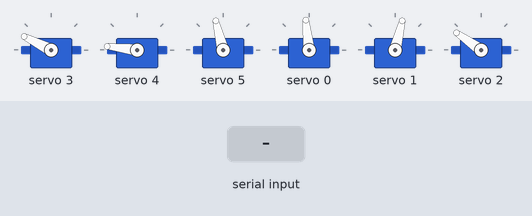
This sketch was run on a simulated ESP32. Shown: 6 × servo. The test bench sets the inputs (shaded band). What the sketch prints to the serial monitor is not drawn.

Above: at 4.5 s.
4.6 s: "90,45\n" received over Serial
At 6.44 s:
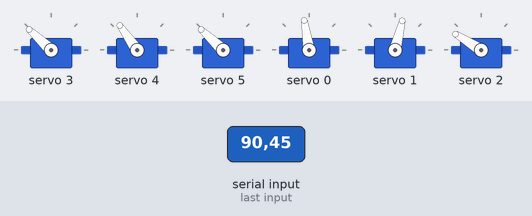
7.6 s: "1,90\n" received over Serial
At 7.89 s:
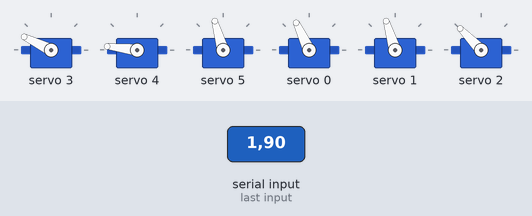
10.6 s: "30,150\n" received over Serial
At 11.23 s:
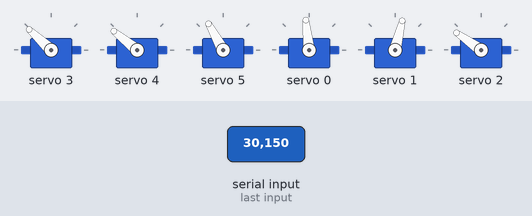
13.6 s: "1,90,45\n" received over Serial
At 14.45 s:
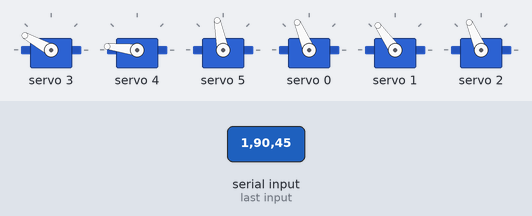
Timing chart, 0 to 16.8 s (numbered marks = the images above; inputs shaded):
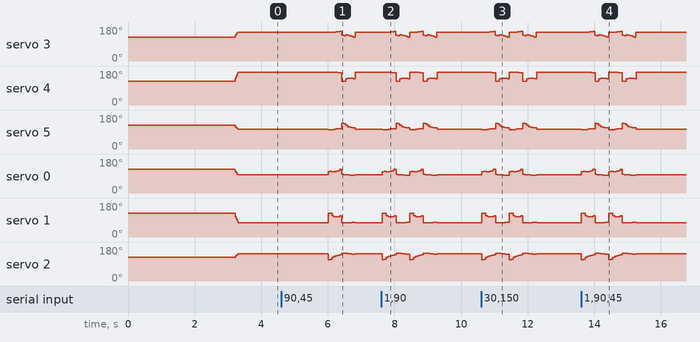

Measured:
- after the input at 4.6 s, servo 4: 173° → 172° after 1.7 s, → 125° 0.12 s later, → 173° 0.12 s later

The sketch:

humanoid-robot-kinematics.ino
```cpp
#include <Wire.h>
#include <math.h>
#include <Adafruit_PWMServoDriver.h>

#define I2C_SDA 32
#define I2C_SCL 33

Adafruit_PWMServoDriver pwm = Adafruit_PWMServoDriver();

#define SERVOMIN 150
#define SERVOMAX 600
#define SERVO_FREQ 50

// ═════════════════════════════════════════════════════════════════════
// SERVO CHANNEL MAPPING
// Defines the PCA9685 output channels connected to each servo
// ═════════════════════════════════════════════════════════════════════
const int R_HIP = 0;
const int R_KNEE = 1;
const int R_FOOT = 2;

const int L_HIP = 3;
const int L_KNEE = 4;
const int L_FOOT = 5;

// ═════════════════════════════════════════════════════════════════════
// SERVO CALIBRATION OFFSETS
// Used to align each servo to its mechanical center position
// ═════════════════════════════════════════════════════════════════════
#define HIP_L_OFFSET 90
#define KNEE_L_OFFSET 90
#define ANKLE_L_OFFSET 90

#define HIP_R_OFFSET 90
#define KNEE_R_OFFSET 90
#define ANKLE_R_OFFSET 90

// ═════════════════════════════════════════════════════════════════════
// ROBOT LEG DIMENSIONS (CENTIMETERS)
// L1 = upper leg length
// L2 = lower leg length
// ═════════════════════════════════════════════════════════════════════
#define L1 5.0f
#define L2 5.7f

// ═════════════════════════════════════════════════════════════════════
// WALKING AND BALANCE PARAMETERS
// ═════════════════════════════════════════════════════════════════════
#define STEP_HEIGHT 10.0f
#define STEP_CLEARANCE 0.6f
#define X_BALANCE_OFFSET 0.5f

// ═════════════════════════════════════════════════════════════════════
// BALL TRACKING STATE VARIABLES
// These values are updated from the Python vision system
// ═════════════════════════════════════════════════════════════════════
float targetX = 0.0;
float targetY = 0.0;

unsigned long lastSeenTime = 0;
unsigned long lastKickTime = 0;

// Blind charge state tracking
bool inBlindCharge = false;
unsigned long blindChargeStartTime = 0;
int blindChargeSteps = 0;

// ═════════════════════════════════════════════════════════════════════
// MAIN CONTROL PARAMETERS
// ═════════════════════════════════════════════════════════════════════

// Maximum time allowed without seeing the ball
const unsigned long TIMEOUT_MS = 1500;

// Delay after kicking before tracking resumes
const unsigned long COOLDOWN_MS = 6000;

// Distance threshold where the ball disappears beneath the camera view
const float BLIND_SPOT_THRESHOLD = 9.5;

// Maximum horizontal offset still considered centered
const float X_ALIGNMENT_TOLERANCE = 10.0;

// Number of walking steps performed during blind charge
const int BLIND_CHARGE_STEPS = 2;

// ═════════════════════════════════════════════════════════════════════
// SERVO CONTROL FUNCTIONS
// ═════════════════════════════════════════════════════════════════════

void writeServo(int channel, int angle) {

  // Limit servo angle to valid range
  angle = constrain(angle, 0, 180);

  // Convert angle to PCA9685 PWM pulse range
  pwm.setPWM(
    channel,
    0,
    map(angle, 0, 180, SERVOMIN, SERVOMAX));
}

void updateServoPos(int hipDeg, int kneeDeg, int ankleDeg, char leg) {

  // Left leg servo mapping
  if (leg == 'l') {

    writeServo(L_HIP, HIP_L_OFFSET + hipDeg);
    writeServo(L_KNEE, KNEE_L_OFFSET + kneeDeg);
    writeServo(L_FOOT, ankleDeg);

  }
  // Right leg servo mapping
  else {

    writeServo(R_HIP, HIP_R_OFFSET - hipDeg);
    writeServo(R_KNEE, KNEE_R_OFFSET - kneeDeg);
    writeServo(R_FOOT, 2 * ANKLE_R_OFFSET - ankleDeg);
  }
}

// ═════════════════════════════════════════════════════════════════════
// INVERSE KINEMATICS
// Converts target foot position into servo joint angles
// ═════════════════════════════════════════════════════════════════════

void pos(float x, float z, char leg) {

  float hipRad2 = atan(x / z);
  float z2 = z / cos(hipRad2);

  float hipRad1 = acos(
    constrain(
      (sq(L1) + sq(z2) - sq(L2)) / (2.0f * L1 * z2),
      -1.0f,
      1.0f));

  float kneeRad = PI - acos(constrain((sq(L1) + sq(L2) - sq(z2)) / (2.0f * L1 * L2), -1.0f, 1.0f));

  float ankleRad =
    PI / 2.0f + hipRad2 - acos(constrain((sq(L2) + sq(z2) - sq(L1)) / (2.0f * L2 * z2), -1.0f, 1.0f));

  int hipDeg = (int)((hipRad1 + hipRad2) * (180.0f / PI));
  int kneeDeg = (int)(kneeRad * (180.0f / PI));
  int ankleDeg = (int)(ankleRad * (180.0f / PI));

  updateServoPos(hipDeg, kneeDeg, ankleDeg, leg);
}

// ═════════════════════════════════════════════════════════════════════
// WALKING GAIT
// Generates alternating left/right walking motion
// ═════════════════════════════════════════════════════════════════════

void takeStep(float stepLength, int stepVelocity) {

  // Right leg swing phase
  for (float i = stepLength; i >= -stepLength; i -= 0.5f) {

    pos(
      i + X_BALANCE_OFFSET,
      STEP_HEIGHT + STEP_CLEARANCE,
      'r');

    pos(
      (-i * 0.3f) + X_BALANCE_OFFSET,
      STEP_HEIGHT,
      'l');

    delay(stepVelocity);
  }

  // Left leg swing phase
  for (float i = stepLength; i >= -stepLength; i -= 0.5f) {

    pos(
      i + X_BALANCE_OFFSET,
      STEP_HEIGHT + STEP_CLEARANCE,
      'l');

    pos(
      (-i * 0.3f) + X_BALANCE_OFFSET,
      STEP_HEIGHT,
      'r');

    delay(stepVelocity);
  }
}

// ═════════════════════════════════════════════════════════════════════
// STARTUP POSITIONING
// Smoothly lowers the robot into walking stance
// ═════════════════════════════════════════════════════════════════════

void initialize() {

  for (float i = 10.7f; i >= STEP_HEIGHT; i -= 0.1f) {

    pos(X_BALANCE_OFFSET, i, 'l');
    pos(X_BALANCE_OFFSET, i, 'r');

    delay(10);
  }
}

// ═════════════════════════════════════════════════════════════════════
// BALL KICKING SEQUENCE
// Multi-phase kicking animation for stable striking
// ═════════════════════════════════════════════════════════════════════

void shootBall() {

  Serial.println("KICK SEQUENCE INITIATED");

  // Phase 1: Stabilize robot before kick
  Serial.println("Planting feet");

  pos(X_BALANCE_OFFSET, STEP_HEIGHT, 'l');
  pos(X_BALANCE_OFFSET, STEP_HEIGHT, 'r');

  delay(400);

  // Phase 2: Pull kicking leg backward
  Serial.println("Winding up");

  pos(1.5, STEP_HEIGHT, 'l');
  pos(-4.0, STEP_HEIGHT, 'r');

  delay(350);

  // Phase 3: Execute kick motion
  Serial.println("STRIKE");

  pos(-2.5, STEP_HEIGHT, 'l');
  pos(4.5, 9.5f, 'r');

  delay(300);

  // Phase 4: Continue forward momentum
  Serial.println("Follow through");

  pos(-1.5, STEP_HEIGHT, 'l');
  pos(3.0, 10.0f, 'r');

  delay(250);

  // Phase 5: Return to neutral standing position
  Serial.println("Recovering to stance");

  pos(X_BALANCE_OFFSET, STEP_HEIGHT, 'l');
  pos(X_BALANCE_OFFSET, STEP_HEIGHT, 'r');

  delay(800);

  Serial.println("KICK COMPLETE");
}

// ═════════════════════════════════════════════════════════════════════
// SYSTEM INITIALIZATION
// ═════════════════════════════════════════════════════════════════════

void setup() {

  Serial.begin(115200);

  // Initialize I2C communication
  Wire.begin(I2C_SDA, I2C_SCL);

  // Initialize PCA9685 servo controller
  pwm.begin();

  pwm.setOscillatorFrequency(27000000);
  pwm.setPWMFreq(SERVO_FREQ);

  delay(200);

  // Move all servos to neutral calibration positions
  writeServo(L_HIP, HIP_L_OFFSET);
  writeServo(L_KNEE, KNEE_L_OFFSET);
  writeServo(L_FOOT, ANKLE_L_OFFSET);

  writeServo(R_HIP, HIP_R_OFFSET);
  writeServo(R_KNEE, KNEE_R_OFFSET);
  writeServo(R_FOOT, ANKLE_R_OFFSET);

  delay(3000);

  // Move robot into initial standing stance
  initialize();

  Serial.println("━━━━━━━━━━━━━━━━━━━━━━━━━━━━━━━━━━");
  Serial.println("SOCCER ROBOT READY");
  Serial.println("━━━━━━━━━━━━━━━━━━━━━━━━━━━━━━━━━━");
  Serial.println();
}

// ═════════════════════════════════════════════════════════════════════
// MAIN CONTROL LOOP
// ═════════════════════════════════════════════════════════════════════

void loop() {

  // ═══════════════════════════════════════════════════════════════════
  // STEP 1: RECEIVE BALL COORDINATES FROM PYTHON VISION SYSTEM
  // ═══════════════════════════════════════════════════════════════════

  while (Serial.available() > 0) {

    String data = Serial.readStringUntil('\n');

    int commaIndex = data.indexOf(',');

    if (commaIndex > 0) {

      float newX =
        data.substring(0, commaIndex).toFloat();

      float newY =
        data.substring(commaIndex + 1).toFloat();

      // "0,0" indicates ball lost
      if (newX == 0.0 && newY == 0.0) {

        // Keep previous tracking state
      } else {

        // Update latest valid ball position
        targetX = newX;
        targetY = newY;

        lastSeenTime = millis();
      }
    }
  }

  // ═══════════════════════════════════════════════════════════════════
  // STEP 2: UPDATE STATE FLAGS
  // ═══════════════════════════════════════════════════════════════════

  unsigned long timeSinceLastSeen =
    millis() - lastSeenTime;

  unsigned long timeSinceKick =
    millis() - lastKickTime;

  bool isCoolingDown =
    (timeSinceKick < COOLDOWN_MS);

  bool isBallVisible =
    (timeSinceLastSeen < TIMEOUT_MS);

  // ═══════════════════════════════════════════════════════════════════
  // STEP 3: MAIN ROBOT STATE MACHINE
  // ═══════════════════════════════════════════════════════════════════

  if (isCoolingDown) {

    // ─────────────────────────────────────────────────────────────────
    // STATE: POST-KICK RECOVERY COOLDOWN
    // Robot remains stationary after kick
    // ─────────────────────────────────────────────────────────────────

    inBlindCharge = false;
    blindChargeSteps = 0;

    pos(X_BALANCE_OFFSET, STEP_HEIGHT, 'l');
    pos(X_BALANCE_OFFSET, STEP_HEIGHT, 'r');

    delay(50);
  }

  else if (inBlindCharge) {

    // ─────────────────────────────────────────────────────────────────
    // STATE: BLIND CHARGE
    // Continue walking after ball disappears beneath camera view
    // ─────────────────────────────────────────────────────────────────

    if (blindChargeSteps < BLIND_CHARGE_STEPS) {

      Serial.print("Blind charge step ");
      Serial.print(blindChargeSteps + 1);
      Serial.print("/");
      Serial.println(BLIND_CHARGE_STEPS);

      // Faster forward walking during final approach
      takeStep(1.5, 55);

      blindChargeSteps++;
    }

    else {

      // Blind charge completed - execute kick
      Serial.println("Blind charge complete - executing kick");

      shootBall();

      // Reset tracking state after kick
      lastKickTime = millis();

      inBlindCharge = false;
      blindChargeSteps = 0;

      targetX = 0.0;
      targetY = 100.0;

      lastSeenTime = 0;
    }
  }

  else if (!isBallVisible) {

    // ─────────────────────────────────────────────────────────────────
    // STATE: BALL NOT VISIBLE
    // Decide whether to start blind charge or remain idle
    // ─────────────────────────────────────────────────────────────────

    // Check whether the ball disappeared in the blind spot
    if (
      targetY > 0.0 && targetY <= BLIND_SPOT_THRESHOLD && abs(targetX) <= X_ALIGNMENT_TOLERANCE) {

      // Ball disappeared close and centered
      // Begin blind forward charge toward expected ball position

      Serial.println("━━━━━━━━━━━━━━━━━━━━━━━━━━━━━━━━━━");
      Serial.println("BALL ENTERED BLIND SPOT");

      Serial.print("Last position: X=");
      Serial.print(targetX);

      Serial.print(" Y=");
      Serial.println(targetY);

      Serial.println("INITIATING BLIND CHARGE");
      Serial.println("━━━━━━━━━━━━━━━━━━━━━━━━━━━━━━━━━━");

      inBlindCharge = true;

      blindChargeStartTime = millis();

      blindChargeSteps = 0;
    }

    else {

      // Ball lost outside valid kick range
      // Remain stationary

      pos(X_BALANCE_OFFSET, STEP_HEIGHT, 'l');
      pos(X_BALANCE_OFFSET, STEP_HEIGHT, 'r');

      delay(50);
    }
  }

  else {

    // ─────────────────────────────────────────────────────────────────
    // STATE: BALL VISIBLE
    // Continue approaching the ball
    // ─────────────────────────────────────────────────────────────────

    Serial.print("Ball visible: X=");
    Serial.print(targetX);

    Serial.print(" Y=");
    Serial.print(targetY);

    // Check horizontal alignment
    if (abs(targetX) > X_ALIGNMENT_TOLERANCE) {

      Serial.println(" OFF-CENTER - Continue approaching");
    }

    else {

      Serial.println(" ALIGNED");
    }

    // Walking speed logic
    if (targetY < 15.0) {

      // Slow controlled approach when near ball
      takeStep(1.5, 55);
    }

    else {

      // Standard walking approach
      takeStep(1.5, 55);
    }
  }
}
```
